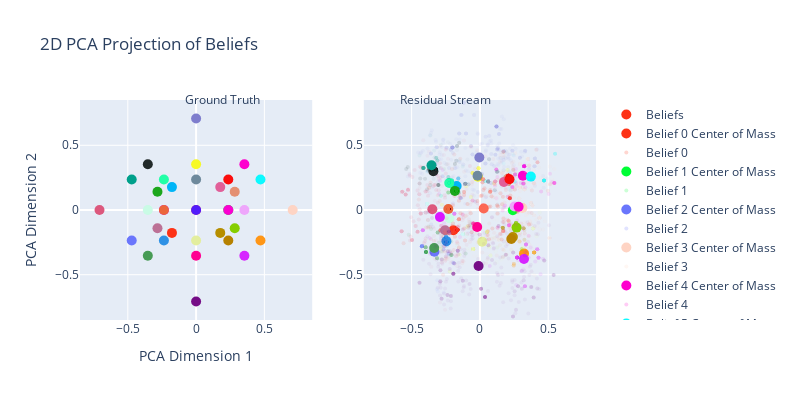
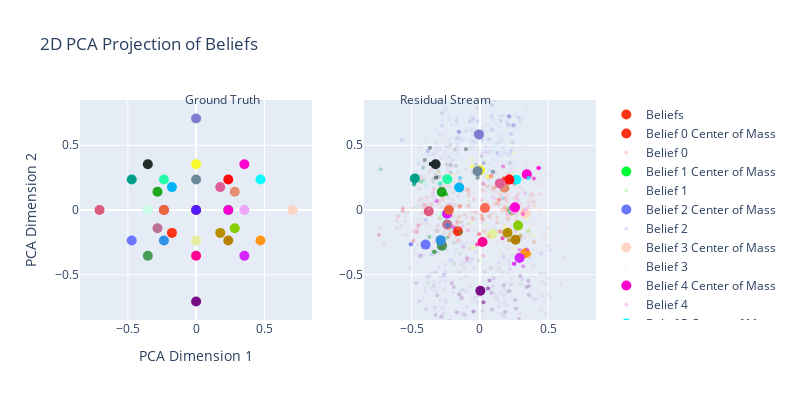
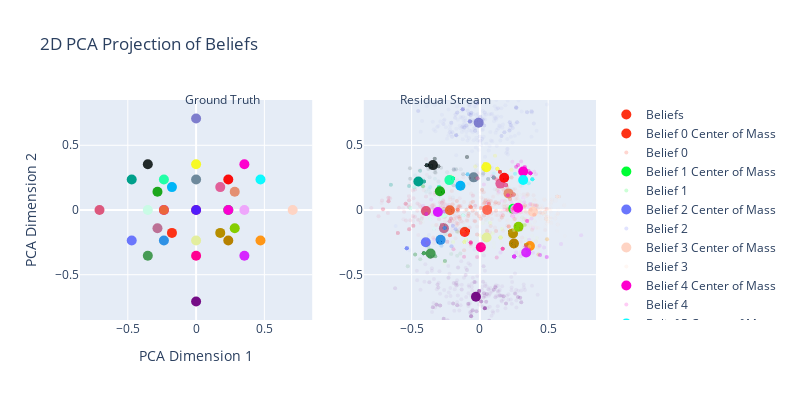
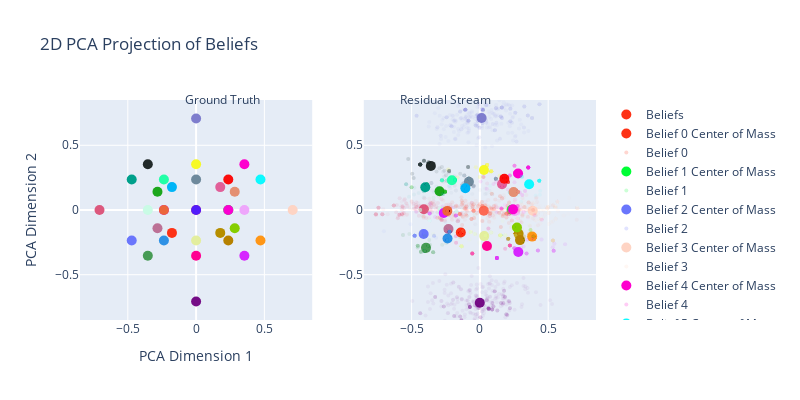

Source (notebook cell) for these figures, in order:
### Markdown cell above
# Plot regression subspaces

### Code cell
for key in activations.keys():
    new_steering_dicts =[]

    acts = torch.concatenate([v for k, v in activations.items() if k == key], dim=-1) #if k == 'blocks.3.hook_resid_post'
    print(f"Shape of activations: {acts.shape}")
    regression, belief_predictions = run_activation_to_beliefs_regression(acts, transformer_input_beliefs)

    belief_predictions_pca = vis_pca.transform(belief_predictions.reshape(-1, 5))
    # Transform the ground truth beliefs
    beliefs_2d = vis_pca.transform(list(msp_belief_index.keys()))
    colors = px.colors.qualitative.Light24 + px.colors.qualitative.Dark24 + px.colors.qualitative.Plotly

    # Create a subplot with two scatter plots
    fig = make_subplots(rows=1, cols=2, specs=[[{'type': 'scatter'}, {'type': 'scatter'}]])

    # Plot the ground truth beliefs on the left
    fig.add_trace(go.Scatter(x=beliefs_2d[:, 0], y=beliefs_2d[:, 2],
                            mode='markers',
                            marker=dict(size=10, color=[colors[i] for i in list(msp_belief_index.values())], opacity=1),
                            name=f'Beliefs'),
                row=1, col=1)

    # Calculate and plot the centers of mass of the belief predictions on the right
    for belief in msp_belief_index.keys():
        b = msp_belief_index[belief]
        relevant_indices = np.where(transformer_input_belief_indices_flattened == b)[0]
        relevant_data = belief_predictions_pca[relevant_indices]
        if len(relevant_data) > 0:
            centers_of_mass = np.mean(relevant_data, axis=0)
            fig.add_trace(go.Scatter(x=[centers_of_mass[0]], y=[centers_of_mass[2]],
                                    mode='markers',
                                    marker=dict(size=10, color=colors[b], opacity=1),
                                    name=f'Belief {b} Center of Mass'),
                        row=1, col=2)
            fig.add_trace(go.Scatter(x=relevant_data[:, 0], y=relevant_data[:, 2],
                                    mode='markers',
                                    marker=dict(size=4, color=colors[b], opacity=.05),
                                    name=f'Belief {b}'),
                        row=1, col=2)

    # set x and y lime to -.75 to .75
    fig.update_xaxes(range=[-.85, .85], row=1, col=2)
    fig.update_yaxes(range=[-.85, .85], row=1, col=2)
    fig.update_xaxes(range=[-.85, .85], row=1, col=1)
    fig.update_yaxes(range=[-.85, .85], row=1, col=1)
    # Update layout
    fig.update_layout(title='2D PCA Projection of Beliefs',
                    xaxis_title='PCA Dimension 1', yaxis_title='PCA Dimension 2',
                    width=800, height=400,
                    annotations=[
                        dict(text="Ground Truth", x=0.2, y=1.05, showarrow=False, xref="paper", yref="paper"),
                        dict(text="Residual Stream", x=0.8, y=1.05, showarrow=False, xref="paper", yref="paper")
                    ])
    fig.show()



acts = torch.concatenate([v for k, v in activations.items()], dim=-1) #if k == 'blocks.3.hook_resid_post'
print(f"Shape of activations: {acts.shape}")
regression, belief_predictions = run_activation_to_beliefs_regression(acts, transformer_input_beliefs)

belief_predictions_pca = vis_pca.transform(belief_predictions.reshape(-1, 5))
# Transform the ground truth beliefs
beliefs_2d = vis_pca.transform(list(msp_belief_index.keys()))
colors = px.colors.qualitative.Light24 + px.colors.qualitative.Dark24 + px.colors.qualitative.Plotly

# Create a subplot with two scatter plots
fig = make_subplots(rows=1, cols=2, specs=[[{'type': 'scatter'}, {'type': 'scatter'}]])

# Plot the ground truth beliefs on the left
fig.add_trace(go.Scatter(x=beliefs_2d[:, 0], y=beliefs_2d[:, 2],
                        mode='markers',
                        marker=dict(size=10, color=[colors[i] for i in list(msp_belief_index.values())], opacity=1),
                        name=f'Beliefs'),
            row=1, col=1)

# Calculate and plot the centers of mass of the belief predictions on the right
for belief in msp_belief_index.keys():
    b = msp_belief_index[belief]
    relevant_indices = np.where(transformer_input_belief_indices_flattened == b)[0]
    relevant_data = belief_predictions_pca[relevant_indices]
    if len(relevant_data) > 0:
        centers_of_mass = np.mean(relevant_data, axis=0)
        fig.add_trace(go.Scatter(x=[centers_of_mass[0]], y=[centers_of_mass[2]],
                                mode='markers',
                                marker=dict(size=10, color=colors[b], opacity=1),
                                name=f'Belief {b} Center of Mass'),
                    row=1, col=2)
        fig.add_trace(go.Scatter(x=relevant_data[:, 0], y=relevant_data[:, 2],
                                mode='markers',
                                marker=dict(size=4, color=colors[b], opacity=.05),
                                name=f'Belief {b}'),
                    row=1, col=2)

# set x and y lime to -.75 to .75
fig.update_xaxes(range=[-.85, .85], row=1, col=2)
fig.update_yaxes(range=[-.85, .85], row=1, col=2)
fig.update_xaxes(range=[-.85, .85], row=1, col=1)
fig.update_yaxes(range=[-.85, .85], row=1, col=1)
# Update layout
fig.update_layout(title='2D PCA Projection of Beliefs',
                xaxis_title='PCA Dimension 1', yaxis_title='PCA Dimension 2',
                width=800, height=400,
                annotations=[
                    dict(text="Ground Truth", x=0.2, y=1.05, showarrow=False, xref="paper", yref="paper"),
                    dict(text="Residual Stream", x=0.8, y=1.05, showarrow=False, xref="paper", yref="paper")
                ])
fig.show()
